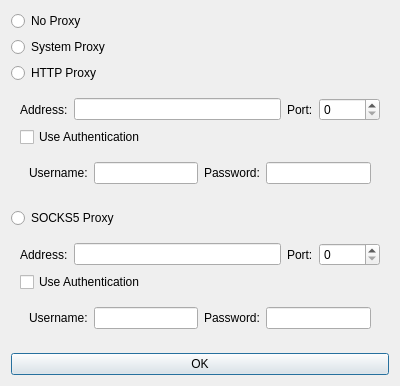
<?xml version="1.0" encoding="UTF-8"?>
<ui version="4.0">
    <class>ProxyDialog</class>
    <widget class="QDialog" name="ProxyDialog">
        <property name="geometry">
            <rect>
                <x>0</x>
                <y>0</y>
                <width>400</width>
                <height>200</height>
            </rect>
        </property>
        <property name="windowTitle">
            <string>Proxy Settings</string>
        </property>
        <layout class="QVBoxLayout" name="verticalLayout">
            <item>
                <widget class="QRadioButton" name="radioNoProxy">
                    <property name="text">
                        <string>No Proxy</string>
                    </property>
                </widget>
            </item>
            <item>
                <widget class="QRadioButton" name="radioSystemProxy">
                    <property name="text">
                        <string>System Proxy</string>
                    </property>
                </widget>
            </item>
            <item>
                <widget class="QRadioButton" name="radioHTTP">
                    <property name="text">
                        <string>HTTP Proxy</string>
                    </property>
                </widget>
            </item>
            <item>
                <widget class="QWidget" name="widgetHTTP">
                    <layout class="QVBoxLayout" name="verticalLayout_2">
                        <item>
                            <layout class="QHBoxLayout" name="horizontalLayout_2">
                                <item>
                                    <widget class="QLabel" name="labelHTTP">
                                        <property name="text">
                                            <string>Address:</string>
                                        </property>
                                    </widget>
                                </item>
                                <item>
                                    <widget class="QLineEdit" name="lineEditHTTP"/>
                                </item>
                                <item>
                                    <widget class="QLabel" name="labelHTTPPort">
                                        <property name="text">
                                            <string>Port:</string>
                                        </property>
                                    </widget>
                                </item>
                                <item>
                                    <widget class="QSpinBox" name="spinBoxHTTPPort">
                                        <property name="maximum">
                                            <number>65535</number>
                                        </property>
                                    </widget>
                                </item>
                            </layout>
                        </item>
                        <item>
                            <widget class="QCheckBox" name="checkBoxHTTPAuth">
                                <property name="text">
                                    <string>Use Authentication</string>
                                </property>
                            </widget>
                        </item>
                        <item>
                            <widget class="QWidget" name="widgetHTTPAuth">
                                <layout class="QHBoxLayout" name="horizontalLayout_4">
                                    <item>
                                        <widget class="QLabel" name="labelHTTPUsername">
                                            <property name="text">
                                                <string>Username:</string>
                                            </property>
                                        </widget>
                                    </item>
                                    <item>
                                        <widget class="QLineEdit" name="lineEditHTTPUsername"/>
                                    </item>
                                    <item>
                                        <widget class="QLabel" name="labelHTTPPassword">
                                            <property name="text">
                                                <string>Password:</string>
                                            </property>
                                        </widget>
                                    </item>
                                    <item>
                                        <widget class="QLineEdit" name="lineEditHTTPPassword">
                                            <property name="echoMode">
                                                <enum>QLineEdit::Password</enum>
                                            </property>
                                        </widget>
                                    </item>
                                </layout>
                            </widget>
                        </item>
                    </layout>
                </widget>
            </item>
            <item>
                <widget class="QRadioButton" name="radioSocks5">
                    <property name="text">
                        <string>SOCKS5 Proxy</string>
                    </property>
                </widget>
            </item>
            <item>
                <widget class="QWidget" name="widgetSocks5">
                    <layout class="QVBoxLayout" name="verticalLayout_3">
                        <item>
                            <layout class="QHBoxLayout" name="horizontalLayout_3">
                                <item>
                                    <widget class="QLabel" name="labelSocks5">
                                        <property name="text">
                                            <string>Address:</string>
                                        </property>
                                    </widget>
                                </item>
                                <item>
                                    <widget class="QLineEdit" name="lineEditSocks5"/>
                                </item>
                                <item>
                                    <widget class="QLabel" name="labelSocks5Port">
                                        <property name="text">
                                            <string>Port:</string>
                                        </property>
                                    </widget>
                                </item>
                                <item>
                                    <widget class="QSpinBox" name="spinBoxSocks5Port">
                                        <property name="maximum">
                                            <number>65535</number>
                                        </property>
                                    </widget>
                                </item>
                            </layout>
                        </item>
                        <item>
                            <widget class="QCheckBox" name="checkBoxSocks5Auth">
                                <property name="text">
                                    <string>Use Authentication</string>
                                </property>
                            </widget>
                        </item>
                        <item>
                            <widget class="QWidget" name="widgetSocks5Auth">
                                <layout class="QHBoxLayout" name="horizontalLayout_5">
                                    <item>
                                        <widget class="QLabel" name="labelSocks5Username">
                                            <property name="text">
                                                <string>Username:</string>
                                            </property>
                                        </widget>
                                    </item>
                                    <item>
                                        <widget class="QLineEdit" name="lineEditSocks5Username"/>
                                    </item>
                                    <item>
                                        <widget class="QLabel" name="labelSocks5Password">
                                            <property name="text">
                                                <string>Password:</string>
                                            </property>
                                        </widget>
                                    </item>
                                    <item>
                                        <widget class="QLineEdit" name="lineEditSocks5Password">
                                            <property name="echoMode">
                                                <enum>QLineEdit::Password</enum>
                                            </property>
                                        </widget>
                                    </item>
                                </layout>
                            </widget>
                        </item>
                    </layout>
                </widget>
            </item>
            <item>
                <widget class="QPushButton" name="buttonOK">
                    <property name="text">
                        <string>OK</string>
                    </property>
                </widget>
            </item>
        </layout>
    </widget>
    <resources/>
    <connections/>
</ui>
